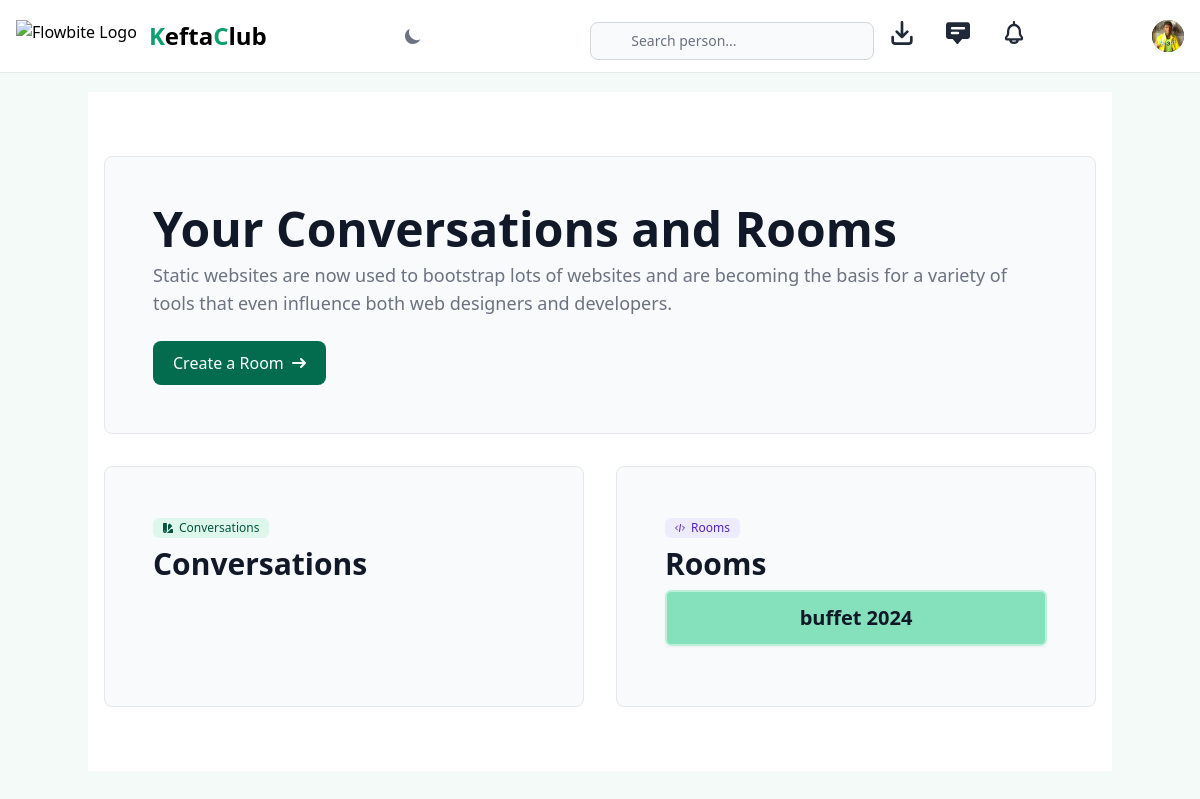
The page /inbox/ (signed in) on the database its author committed.
### core/models.py (models this page shows, shortened)
class Profile(models.Model):
    user = models.ForeignKey(User, on_delete=models.CASCADE)
    id_user = models.IntegerField()
    bio = models.TextField(blank=True)
    profileimg = models.ImageField(upload_to='profile_images', default='blank-profile-picture.png')
    location = models.CharField(max_length=100, blank=True)
    birthDate = models.DateTimeField(default=datetime.fromisoformat("2000-01-01"))
    favoriteSpicyness =models.CharField(max_length=100, default="0")
    favoriteCooking =models.CharField(max_length=100, default="burnt")
    favoriteOrigin =models.CharField(max_length=100, default="Leftovers")

class Room(models.Model):
    name = models.CharField(max_length=2000)

### core/views.py (the view)
# urls.py: path('inbox/', views.ListThreads.as_view(), name='inbox'),
class ListThreads(View):
    def get(self, request, *args, **kwargs):
        threads_with_messages = ThreadModel.objects.filter().distinct()
        all_threads = threads_with_messages.filter(Q(user=request.user) | Q(receiver=request.user))
        messages = {}
        no_null_thread = []
        for thread in all_threads:
            if MessageModel.objects.filter(thread=thread).exists():
                messages[thread.pk] = MessageModel.objects.filter(thread=thread)
                no_null_thread.append(thread)
        user_object = User.objects.get(username=request.user.username)
        user_profile = Profile.objects.get(user=user_object)
        room_ids_with_user_messages = Message.objects.filter(user=request.user).values_list('room', flat=True)
        rooms = Room.objects.filter(id__in=room_ids_with_user_messages)
        followers_list = []
        followers = FollowersCount.objects.filter(user=request.user.username)
        for follower in followers:
            user_follower = User.objects.get(username=follower.follower)
            followers_list.append(Profile.objects.get(user=user_follower))
        person_who_like_user_post = []
        user_post = Post.objects.filter(user=user_object)
        for post in user_post:
            like_user_posts = LikePost.objects.filter(post_id=post.id)
            for like in like_user_posts:
                liker_username = like.username
                liker_user = User.objects.get(username=liker_username)
                liker_profile = Profile.objects.get(id_user=liker_user.id)
                person_who_like_user_post.append({'username': liker_user.username,'profile_pic': liker_profile.profileimg})
        context = {
            'threads': no_null_thread,
            'messages': messages,  # Passer les messages au template
            'user_profile': user_profile,
            "followers": followers_list[:4],
            "rooms":rooms,
            "person_who_liked_post": person_who_like_user_post
        }
        return render(request, 'inbox.html', context)

### templates/inbox.html (shortened to what this page needs)
{% extends "_base.html" %}
{% load static %}
{% load compress %}
{% block content %}
<section class="bg-white dark:bg-gray-900">
    <div class="py-8 px-4 mx-auto max-w-screen-xl lg:py-16">
        <div class="bg-gray-50 dark:bg-gray-800 border border-gray-200 dark:border-gray-700 rounded-lg p-8 md:p-12 mb-8">
            <h1 class="text-gray-900 dark:text-white text-3xl md:text-5xl font-extrabold mb-2">Your Conversations and Rooms</h1>
            <p class="text-lg font-normal text-gray-500 dark:text-gray-400 mb-6">Static websites are now used to bootstrap lots of websites and are becoming the basis for a variety of tools that even influence both web designers and developers.</p>
            <a href="{% url 'checkview' %}" class="inline-flex justify-center items-center py-2.5 px-5 text-base font-medium text-center text-white rounded-lg bg-green-700 hover:bg-green-800 focus:ring-4 focus:ring-green-300 dark:focus:ring-green-900">
                Create a Room
                <svg class="w-3.5 h-3.5 ms-2 rtl:rotate-180" aria-hidden="true" xmlns="http://www.w3.org/2000/svg" fill="none" viewBox="0 0 14 10">
                    <path stroke="currentColor" stroke-linecap="round" stroke-linejoin="round" stroke-width="2" d="M1 5h12m0 0L9 1m4 4L9 9"/>
                </svg>
            </a>
        </div>
        <div class="grid md:grid-cols-2 gap-8">
            <div class="bg-gray-50 dark:bg-gray-800 border border-gray-200 dark:border-gray-700 rounded-lg p-8 md:p-12">
                <a href="#" class="bg-green-100 text-green-800 text-xs font-medium inline-flex items-center px-2.5 py-0.5 rounded-md dark:bg-gray-700 dark:text-green-400 mb-2">
                    Conversations
                </a>
                <h2 class="text-gray-900 dark:text-white text-3xl font-extrabold mb-2">Conversations</h2>
            </div>
            <div class="bg-gray-50 dark:bg-gray-800 border border-gray-200 dark:border-gray-700 rounded-lg p-8 md:p-12">
                <a href="#" class="bg-purple-100 text-purple-800 text-xs font-medium inline-flex items-center px-2.5 py-0.5 rounded-md dark:bg-gray-700 dark:text-purple-400 mb-2">
                    <svg class="w-2.5 h-2.5 me-1.5" aria-hidden="true" xmlns="http://www.w3.org/2000/svg" fill="none" viewBox="0 0 20 16">
                        <path stroke="currentColor" stroke-linecap="round" stroke-linejoin="round" stroke-width="2" d="M5 4 1 8l4 4m10-8 4 4-4 4M11 1 9 15"/>
                    </svg>
                    Rooms
                </a>
                <h2 class="text-gray-900 dark:text-white text-3xl font-extrabold mb-2">Rooms</h2>
                {% for room in rooms %}
                <div class="card mb-3 shadow-sm">
                    <a href="/{{room.name}}" class="stretched-link">
                        <div class="card-body">
                            <h5 class="text-gray-900 dark:text-white text-center text-xl font-extrabold mb-2 py-3 border-solid border-2 border-green-200 bg-green-300 rounded-md hover:border-dotted">{{ room.name }}</h5>
                        </div>
                    </a>
                </div>
                {% endfor %}
            </div>
        </div>
    </div>
</section>
{% endblock content %}

### templates/_base.html (shortened to what this page needs)
{% load compress %}
{% load static %}
<!DOCTYPE html>
<html lang="en">
<head>
    {% compress css %}
    <link rel="stylesheet" href="{% static './src/output.css' %}">
    {% endcompress %}
</head>
<body class="bg-green-50 dark:bg-gray-700">
    <nav class="bg-white dark:bg-gray-900 fixed w-full z-20 top-0 start-0 border-b border-gray-200 dark:border-gray-600">
        <div class="max-w-screen-xl flex flex-wrap items-center justify-between mx-auto p-4">
            <a href="/" class="flex items-center space-x-3 rtl:space-x-reverse">
                <img src="{% static './images/Karmine_Corp_logo.svg' %}" class="h-8" alt="Flowbite Logo" />
                <span class="self-center text-2xl font-bold whitespace-nowrap dark:text-white"><span class="text-green-500">K</span>efta<span class="text-green-500">C</span>lub</span>
            </a>
            <button id="theme-toggle" type="button" class="text-gray-500 dark:text-gray-400 hover:bg-gray-100 dark:hover:bg-gray-700 focus:outline-none focus:ring-4 focus:ring-gray-200 dark:focus:ring-gray-700 rounded-lg text-sm p-2.5">
                <svg id="theme-toggle-dark-icon" class="hidden w-5 h-5" fill="currentColor" viewBox="0 0 20 20" xmlns="http://www.w3.org/2000/svg"><path d="M17.293 13.293A8 8 0 016.707 2.707a8.001 8.001 0 1010.586 10.586z"></path></svg>
            </button>
            {% if user_profile.user.is_authenticated %}
            <div class="flex items-center md:order-2 space-x-3 md:space-x-0 rtl:space-x-reverse">
                <button type="button" class="flex text-sm bg-gray-800 rounded-full md:me-0 focus:ring-4 focus:ring-gray-300 dark:focus:ring-gray-600" id="user-menu-button" aria-expanded="false" data-dropdown-toggle="user-dropdown" data-dropdown-placement="bottom">
                <img class="w-8 h-8 rounded-full" src="{{user_profile.profileimg.url}}" alt="user photo">
                </button>
            </div>
            <div class="items-center justify-between hidden w-full md:flex md:w-auto md:order-1" id="navbar-user">
                <form action="/search" method="POST" class="block h-8 justify-center ml-4 mr-8">
                    <input type="text" name="username" class="block w-full mx-4 my-0.5 p-2 ps-10 text-sm text-gray-900 border border-gray-300 rounded-lg bg-gray-50 focus:ring-green-500 focus:border-green-500 dark:bg-gray-700 dark:border-gray-600 dark:placeholder-gray-400 dark:text-white dark:focus:ring-green-500 dark:focus:border-green-500" placeholder="Search person...">&nbsp; &nbsp;
                </form>
                <ul class="flex flex-col font-medium p-4 md:p-0 mt-4 border border-gray-100 rounded-lg bg-gray-50 md:space-x-8 rtl:space-x-reverse md:flex-row md:mt-0 md:border-0 md:bg-white dark:bg-gray-800 md:dark:bg-gray-900 dark:border-gray-700">
                    <li>
                        <a href="#">
                            <button id="dropdownNotificationButton3" data-dropdown-toggle="dropdownNotification3" class="relative inline-flex items-center text-sm font-medium text-center text-gray-500 hover:text-gray-900 focus:outline-none dark:hover:text-white dark:text-gray-400" type="button">
                            </button>
                        </a>
                    </li>
                    <li>
                        <button id="dropdownNotificationButton" data-dropdown-toggle="dropdownNotification" class="relative inline-flex items-center text-sm font-medium text-center text-gray-500 hover:text-gray-900 focus:outline-none dark:hover:text-white dark:text-gray-400" type="button">
                        </button>
                    </li>
                    <li class="hidden md:block">
                        <button id="dropdownNotificationButton" data-dropdown-toggle="dropdownNotification2" class="relative inline-flex items-center text-sm font-medium text-center text-gray-500 hover:text-gray-900 focus:outline-none dark:hover:text-white dark:text-gray-400" type="button">
                        </button>
                    </li>
                </ul>
            </div>
            {% else %}
            <a href="/signup">
                <button type="button" class="focus:outline-none text-white bg-green-700 hover:bg-green-800 focus:ring-4 focus:ring-green-300 font-medium rounded-lg text-sm px-5 py-2.5 me-2 mb-2 dark:bg-green-600 dark:hover:bg-green-700 dark:focus:ring-green-800">Register</button>
            </a>
            {% endif %}
        </div>
    </nav>
    <div class="container mx-auto" style="margin-top: 92px;">
        {% block content %}
        {% endblock content %}
    </div>
</body>
</html>

### rows shown on the page
Profile: profileimg (picture)
Room: name "buffet 2024"
